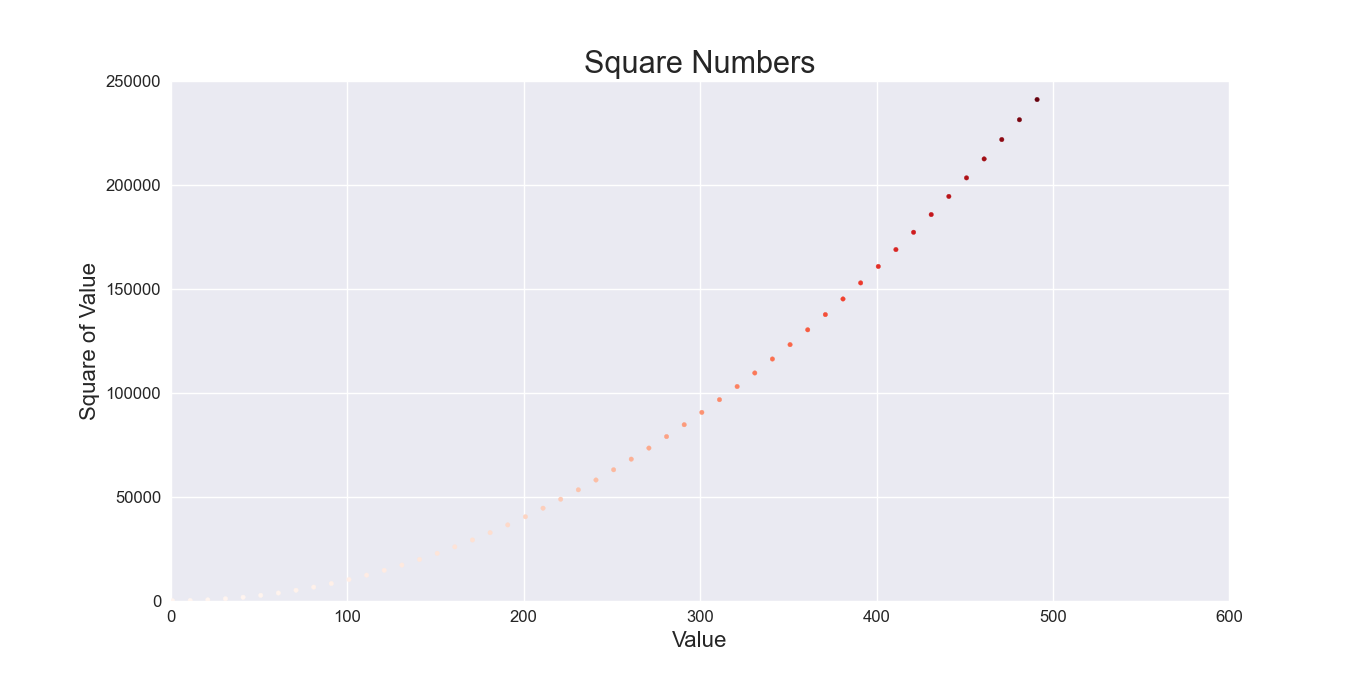

Reproduce this figure in Python.
import matplotlib.pyplot as plt

x_values = range(1, 501, 10)
y_values = [x**2 for x in x_values]

plt.style.use('seaborn')
fig, ax = plt.subplots()

# ax.scatter(x_values, y_values, s=10, c=(1, 0, 0.5))
ax.scatter(x_values, y_values, s=10, c=y_values, cmap=plt.cm.Reds)
ax.axis([0, 600, 0, 250000])

# region Chart Title, Label, Tick, ...
ax.set_title("Square Numbers", fontsize=22)
ax.set_xlabel("Value", fontsize=16)
ax.set_ylabel("Square of Value", fontsize=16)
ax.tick_params(axis='both', labelsize=12)
# endregion

plt.show()
